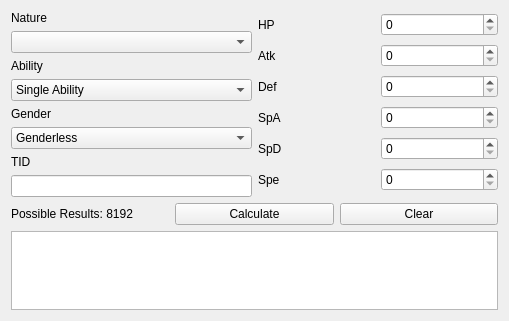
<?xml version="1.0" encoding="UTF-8"?>
<ui version="4.0">
 <class>ChainedSID</class>
 <widget class="QWidget" name="ChainedSID">
  <property name="geometry">
   <rect>
    <x>0</x>
    <y>0</y>
    <width>509</width>
    <height>321</height>
   </rect>
  </property>
  <property name="windowTitle">
   <string>Chained Shiny to SID</string>
  </property>
  <layout class="QGridLayout" name="gridLayout_2">
   <item row="0" column="0">
    <widget class="QLabel" name="labelNature">
     <property name="text">
      <string>Nature</string>
     </property>
    </widget>
   </item>
   <item row="1" column="0">
    <widget class="QComboBox" name="comboBoxNature"/>
   </item>
   <item row="2" column="0">
    <widget class="QLabel" name="labelAbility">
     <property name="text">
      <string>Ability</string>
     </property>
    </widget>
   </item>
   <item row="3" column="0">
    <widget class="QComboBox" name="comboBoxAbility">
     <item>
      <property name="text">
       <string>Single Ability</string>
      </property>
     </item>
     <item>
      <property name="text">
       <string>Ability 0</string>
      </property>
     </item>
     <item>
      <property name="text">
       <string>Ability 1</string>
      </property>
     </item>
    </widget>
   </item>
   <item row="4" column="0">
    <widget class="QLabel" name="labelGender">
     <property name="text">
      <string>Gender</string>
     </property>
    </widget>
   </item>
   <item row="5" column="0">
    <widget class="QComboBox" name="comboBoxGender">
     <item>
      <property name="text">
       <string>Genderless</string>
      </property>
     </item>
     <item>
      <property name="text">
       <string>♂ (50% ♂ / 50% ♀)</string>
      </property>
     </item>
     <item>
      <property name="text">
       <string>♀ (50% ♂ / 50% ♀)</string>
      </property>
     </item>
     <item>
      <property name="text">
       <string>♂ (25% ♂ / 75% ♀)</string>
      </property>
     </item>
     <item>
      <property name="text">
       <string>♀ (25% ♂ / 75% ♀)</string>
      </property>
     </item>
     <item>
      <property name="text">
       <string>♂ (75% ♂ / 25% ♀)</string>
      </property>
     </item>
     <item>
      <property name="text">
       <string>♀ (75% ♂ / 25% ♀)</string>
      </property>
     </item>
     <item>
      <property name="text">
       <string>♂ (87.5% ♂ / 12.5% ♀)</string>
      </property>
     </item>
     <item>
      <property name="text">
       <string>♀ (87.5% ♂ / 12.5% ♀)</string>
      </property>
     </item>
     <item>
      <property name="text">
       <string>100% ♂</string>
      </property>
     </item>
     <item>
      <property name="text">
       <string>100% ♀</string>
      </property>
     </item>
    </widget>
   </item>
   <item row="6" column="0">
    <widget class="QLabel" name="labelTID">
     <property name="text">
      <string>TID</string>
     </property>
    </widget>
   </item>
   <item row="7" column="0">
    <widget class="TextBox" name="textBoxTID">
     <property name="sizePolicy">
      <sizepolicy hsizetype="Preferred" vsizetype="Fixed">
       <horstretch>0</horstretch>
       <verstretch>0</verstretch>
      </sizepolicy>
     </property>
    </widget>
   </item>
   <item row="8" column="0" colspan="2">
    <layout class="QHBoxLayout" name="horizontalLayout">
     <item>
      <widget class="QLabel" name="labelPossibleResults">
       <property name="text">
        <string>Possible Results: 8192</string>
       </property>
      </widget>
     </item>
     <item>
      <widget class="QPushButton" name="pushButtonCalculate">
       <property name="text">
        <string>Calculate</string>
       </property>
      </widget>
     </item>
     <item>
      <widget class="QPushButton" name="pushButtonClear">
       <property name="text">
        <string>Clear</string>
       </property>
      </widget>
     </item>
    </layout>
   </item>
   <item row="9" column="0" colspan="2">
    <widget class="QTableView" name="tableView"/>
   </item>
   <item row="0" column="1" rowspan="8">
    <layout class="QGridLayout" name="gridLayout">
     <item row="0" column="0">
      <widget class="QLabel" name="labelHP">
       <property name="text">
        <string>HP</string>
       </property>
      </widget>
     </item>
     <item row="0" column="1">
      <widget class="QSpinBox" name="spinBoxHP"/>
     </item>
     <item row="1" column="0">
      <widget class="QLabel" name="labelAtk">
       <property name="text">
        <string>Atk</string>
       </property>
      </widget>
     </item>
     <item row="1" column="1">
      <widget class="QSpinBox" name="spinBoxAtk"/>
     </item>
     <item row="2" column="0">
      <widget class="QLabel" name="labelDef">
       <property name="text">
        <string>Def</string>
       </property>
      </widget>
     </item>
     <item row="2" column="1">
      <widget class="QSpinBox" name="spinBoxDef"/>
     </item>
     <item row="3" column="0">
      <widget class="QLabel" name="labelSpA">
       <property name="text">
        <string>SpA</string>
       </property>
      </widget>
     </item>
     <item row="3" column="1">
      <widget class="QSpinBox" name="spinBoxSpA"/>
     </item>
     <item row="4" column="0">
      <widget class="QLabel" name="labelSpD">
       <property name="text">
        <string>SpD</string>
       </property>
      </widget>
     </item>
     <item row="4" column="1">
      <widget class="QSpinBox" name="spinBoxSpD"/>
     </item>
     <item row="5" column="0">
      <widget class="QLabel" name="labelSpe">
       <property name="text">
        <string>Spe</string>
       </property>
      </widget>
     </item>
     <item row="5" column="1">
      <widget class="QSpinBox" name="spinBoxSpe"/>
     </item>
    </layout>
   </item>
  </layout>
 </widget>
 <customwidgets>
  <customwidget>
   <class>TextBox</class>
   <extends>QLineEdit</extends>
   <header>Forms/Controls/TextBox.hpp</header>
  </customwidget>
 </customwidgets>
 <tabstops>
  <tabstop>comboBoxNature</tabstop>
  <tabstop>comboBoxAbility</tabstop>
  <tabstop>comboBoxGender</tabstop>
  <tabstop>textBoxTID</tabstop>
  <tabstop>spinBoxHP</tabstop>
  <tabstop>spinBoxAtk</tabstop>
  <tabstop>spinBoxDef</tabstop>
  <tabstop>spinBoxSpA</tabstop>
  <tabstop>spinBoxSpD</tabstop>
  <tabstop>spinBoxSpe</tabstop>
  <tabstop>pushButtonCalculate</tabstop>
  <tabstop>pushButtonClear</tabstop>
  <tabstop>tableView</tabstop>
 </tabstops>
 <resources/>
 <connections/>
</ui>
